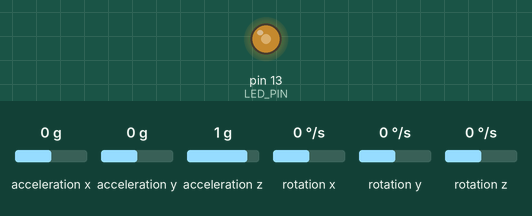
Bench run of a sketch on a simulated Arduino Uno, built with avr-gcc and run on an emulated ATmega328P. On the bench: output pins drawn as LEDs (lit = HIGH). Inputs (shaded band) come from the test bench; at power-on: acceleration x 0 g, acceleration z 1 g, acceleration y 0 g, rotation x 0 °/s, rotation y 0 °/s, rotation z 0 °/s. What the sketch prints to the serial monitor is not drawn.

Above: at 5.68 s.
6.3 s: acceleration x set to -1.4 g
7.9 s: acceleration z set to 0.8 g
9.4 s: acceleration z set to 0.5 g
At 9.58 s:
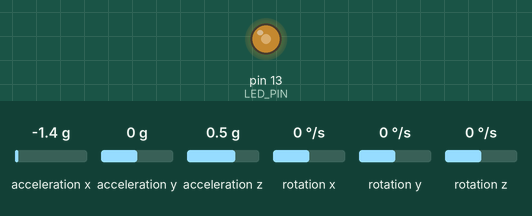
12.4 s: acceleration y set to -1.4 g
At 13.5 s:
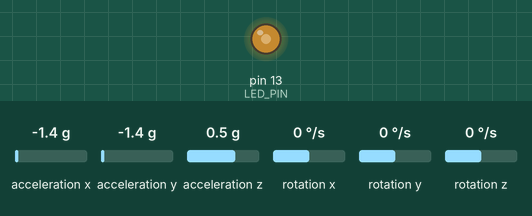
15.4 s: rotation x set to -192 °/s
18.4 s: acceleration x set to 0 g
Timing chart, 0 to 20.9 s (numbered marks = the images above; inputs shaded):
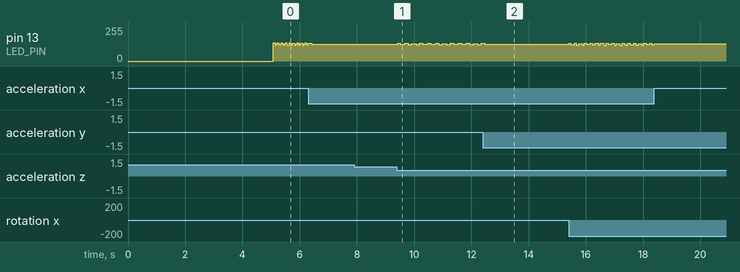

The sketch:

MPU6050_raw.ino
```cpp
// I2C device class (I2Cdev) demonstration Arduino sketch for MPU6050 class
// 10/7/2011 by Jeff Rowberg <jeff@rowberg.net>
// Updates should (hopefully) always be available at https://github.com/jrowberg/i2cdevlib
//
// Changelog:
//      2013-05-08 - added multiple output formats
//                 - added seamless Fastwire support
//      2011-10-07 - initial release

/* ============================================
  I2Cdev device library code is placed under the MIT license
  Copyright (c) 2011 Jeff Rowberg

  Permission is hereby granted, free of charge, to any person obtaining a copy
  of this software and associated documentation files (the "Software"), to deal
  in the Software without restriction, including without limitation the rights
  to use, copy, modify, merge, publish, distribute, sublicense, and/or sell
  copies of the Software, and to permit persons to whom the Software is
  furnished to do so, subject to the following conditions:

  The above copyright notice and this permission notice shall be included in
  all copies or substantial portions of the Software.

  THE SOFTWARE IS PROVIDED "AS IS", WITHOUT WARRANTY OF ANY KIND, EXPRESS OR
  IMPLIED, INCLUDING BUT NOT LIMITED TO THE WARRANTIES OF MERCHANTABILITY,
  FITNESS FOR A PARTICULAR PURPOSE AND NONINFRINGEMENT. IN NO EVENT SHALL THE
  AUTHORS OR COPYRIGHT HOLDERS BE LIABLE FOR ANY CLAIM, DAMAGES OR OTHER
  LIABILITY, WHETHER IN AN ACTION OF CONTRACT, TORT OR OTHERWISE, ARISING FROM,
  OUT OF OR IN CONNECTION WITH THE SOFTWARE OR THE USE OR OTHER DEALINGS IN
  THE SOFTWARE.
  ===============================================
*/

// I2Cdev and MPU6050 must be installed as libraries, or else the .cpp/.h files
// for both classes must be in the include path of your project
#include "I2Cdev.h"
#include "MPU6050.h"

typedef union {
  int16_t num;
  byte byt[2];
} BytInt16;

// Arduino Wire library is required if I2Cdev I2CDEV_ARDUINO_WIRE implementation
// is used in I2Cdev.h
#if I2CDEV_IMPLEMENTATION == I2CDEV_ARDUINO_WIRE
#include "Wire.h"
#endif

// class default I2C address is 0x68
// specific I2C addresses may be passed as a parameter here
// AD0 low = 0x68 (default for InvenSense evaluation board)
// AD0 high = 0x69
MPU6050 accelgyro;
//MPU6050 accelgyro(0x69); // <-- use for AD0 high

BytInt16 ax, ay, az;
BytInt16 gx, gy, gz;
//int16_t ax, ay, az;
//int16_t gx, gy, gz;


// uncomment "OUTPUT_READABLE_ACCELGYRO" if you want to see a tab-separated
// list of the accel X/Y/Z and then gyro X/Y/Z values in decimal. Easy to read,
// not so easy to parse, and slow(er) over UART.
#define OUTPUT_READABLE_ACCELGYRO

// uncomment "OUTPUT_BINARY_ACCELGYRO" to send all 6 axes of data as 16-bit
// binary, one right after the other. This is very fast (as fast as possible
// without compression or data loss), and easy to parse, but impossible to read
// for a human.
//#define OUTPUT_BINARY_ACCELGYRO


#define LED_PIN 13
bool blinkState = false;

void setup() {
  // join I2C bus (I2Cdev library doesn't do this automatically)
#if I2CDEV_IMPLEMENTATION == I2CDEV_ARDUINO_WIRE
  Wire.begin();
#elif I2CDEV_IMPLEMENTATION == I2CDEV_BUILTIN_FASTWIRE
  Fastwire::setup(400, true);
#endif

  // initialize serial communication
  // (38400 chosen because it works as well at 8MHz as it does at 16MHz, but
  // it's really up to you depending on your project)
  Serial.begin(115200);

  // initialize device
  Serial.println("Initializing I2C devices...");
  accelgyro.initialize();

  // verify connection
  Serial.println("Testing device connections...");
  Serial.println(accelgyro.testConnection() ? "MPU6050 connection successful" : "MPU6050 connection failed");

  // use the code below to change accel/gyro offset values
  /*
    Serial.println("Updating internal sensor offsets...");
    // -76	-2359	1688	0	0	0
    Serial.print(accelgyro.getXAccelOffset()); Serial.print("\t"); // -76
    Serial.print(accelgyro.getYAccelOffset()); Serial.print("\t"); // -2359
    Serial.print(accelgyro.getZAccelOffset()); Serial.print("\t"); // 1688
    Serial.print(accelgyro.getXGyroOffset()); Serial.print("\t"); // 0
    Serial.print(accelgyro.getYGyroOffset()); Serial.print("\t"); // 0
    Serial.print(accelgyro.getZGyroOffset()); Serial.print("\t"); // 0
    Serial.print("\n");
    accelgyro.setXGyroOffset(220);
    accelgyro.setYGyroOffset(76);
    accelgyro.setZGyroOffset(-85);
    Serial.print(accelgyro.getXAccelOffset()); Serial.print("\t"); // -76
    Serial.print(accelgyro.getYAccelOffset()); Serial.print("\t"); // -2359
    Serial.print(accelgyro.getZAccelOffset()); Serial.print("\t"); // 1688
    Serial.print(accelgyro.getXGyroOffset()); Serial.print("\t"); // 0
    Serial.print(accelgyro.getYGyroOffset()); Serial.print("\t"); // 0
    Serial.print(accelgyro.getZGyroOffset()); Serial.print("\t"); // 0
    Serial.print("\n");
  */

  // configure Arduino LED for
  pinMode(LED_PIN, OUTPUT);

  Serial.println("Starting gyroscope...");
  delay(5000);
}

void loop() {
  // read raw accel/gyro measurements from device
  //accelgyro.getMotion6(&ax, &ay, &az, &gx, &gy, &gz);
  accelgyro.getMotion6(&ax.num, &ay.num, &az.num, &gx.num, &gy.num, &gz.num);

  // these methods (and a few others) are also available
  //accelgyro.getAcceleration(&ax, &ay, &az);
  //accelgyro.getRotation(&gx, &gy, &gz);

#ifdef OUTPUT_READABLE_ACCELGYRO
  // display tab-separated accel/gyro x/y/z values
  Serial.print("a/g:\t");
  Serial.print(ax.num); Serial.print("\t");
  Serial.print(ay.num); Serial.print("\t");
  Serial.print(az.num); Serial.print("\t");
  Serial.print(gx.num); Serial.print("\t");
  Serial.print(gy.num); Serial.print("\t");
  Serial.println(gz.num);
#endif

#ifdef OUTPUT_BINARY_ACCELGYRO
#if 0
  Serial.write((uint8_t)(ax >> 8)); Serial.write((uint8_t)(ax & 0xFF));
  Serial.write((uint8_t)(ay >> 8)); Serial.write((uint8_t)(ay & 0xFF));
  Serial.write((uint8_t)(az >> 8)); Serial.write((uint8_t)(az & 0xFF));
  Serial.write((uint8_t)(gx >> 8)); Serial.write((uint8_t)(gx & 0xFF));
  Serial.write((uint8_t)(gy >> 8)); Serial.write((uint8_t)(gy & 0xFF));
  Serial.write((uint8_t)(gz >> 8)); Serial.write((uint8_t)(gz & 0xFF));
#else
  Serial.write(ax.byt, 2);
  Serial.write(ay.byt, 2);
  Serial.write(az.byt, 2);
  Serial.write(gx.byt, 2);
  Serial.write(gy.byt, 2);
  Serial.write(gz.byt, 2);
#endif
#endif

  // blink LED to indicate activity
  blinkState = !blinkState;
  digitalWrite(LED_PIN, blinkState);
}
```

Measured:
- after the input at 9.4 s, pin 13 (LED_PIN): 126/255 → 132/255 at once, then repeats every 1.1 s: 124/255 0.16 s, 132/255 0.12 s, 123/255 0.12 s, 130/255 0.16 s, 123/255 0.12 s, 132/255 0.12 s, 126/255 0.16 s, 132/255 0.12 s
- after the input at 12.4 s, pin 13 (LED_PIN): goes on until 12.5 s, then stays 126/255
- after the input at 18.4 s, pin 13 (LED_PIN): stops changing and stays 128/255
